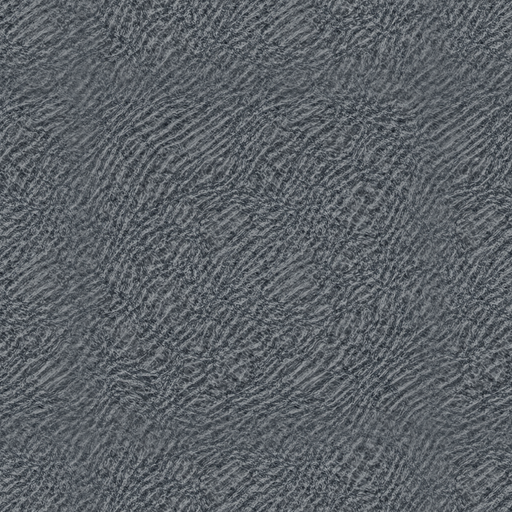
#> input picture models/water/water_ripple_albedo.png, 512 x 512 px; its folder holds 4 pictures in this run
$ python water_normals.py
#> lines starting #> are read from the running program, lines starting #| are printed output that depends on the picture
#> in main, src is the input picture: PIL image 512x512 RGB; mean R, G, B 91.8, 97.1, 102.5
"""Wellen-Normalkarten neu aus den nahtlosen Wassertexturen berechnen, mit umlaufendem Rand (kein Raster an den Kachelkanten).

Aufruf:  python tools/art/water_normals.py
Liest models/water/<id>_albedo.png und schreibt models/water/<id>_normal.png. Die alte Berechnung filterte ohne Umlauf,
dadurch lag an jeder Kachelkante eine falsche Zeile: im Spiel als Gitter aus Kreuzen auf dem Wasser sichtbar.
"""
import os
from PIL import Image, ImageChops, ImageFilter

ROOT = os.path.dirname(os.path.dirname(os.path.dirname(os.path.abspath(__file__))))
DST = os.path.join(ROOT, "models", "water")


def normal_wrapped(img: Image.Image, strength: float) -> Image.Image:
#> called with strength = 5
    g = img.convert("L")
    n = g.size[0]
#> n = 512
    big = Image.new("L", (n * 3, n * 3))
#> big: PIL image 1536x1536 L; every value is 0
    for i in range(3):
        for j in range(3):
            big.paste(g, (i * n, j * n))
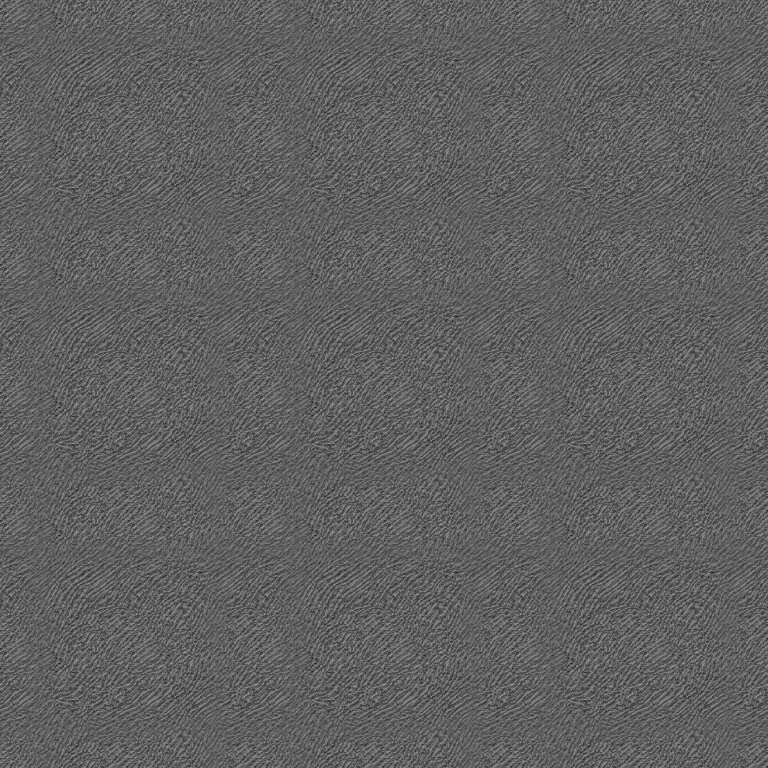
#> big: PIL image 1536x1536 L (shown at 1/2 size); min 21, max 169, mean 96.1
    h = big.filter(ImageFilter.GaussianBlur(1.6)).crop((n, n, 2 * n, 2 * n))
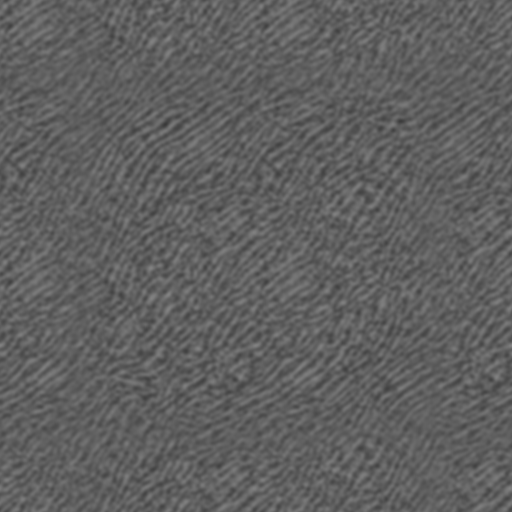
#> h: PIL image 512x512 L; min 57, max 130, mean 96.1
    dx = ImageChops.subtract(ImageChops.offset(h, -1, 0), ImageChops.offset(h, 1, 0), 1.0, 128)
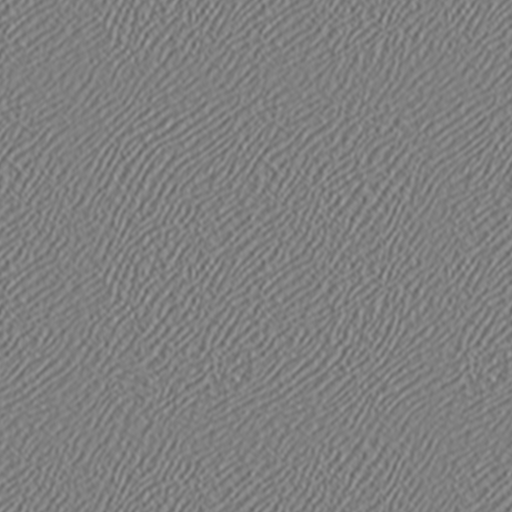
#> dx: PIL image 512x512 L; min 103, max 155, mean 128
    dy = ImageChops.subtract(ImageChops.offset(h, 0, -1), ImageChops.offset(h, 0, 1), 1.0, 128)
    dx = dx.point(lambda v: max(0, min(255, int(128 - (v - 128) * strength))))
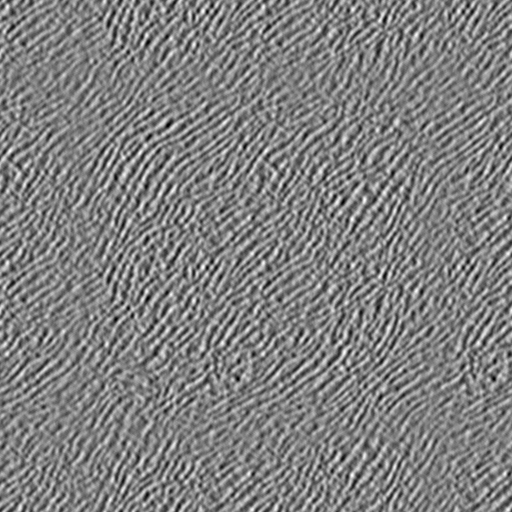
#> dx: PIL image 512x512 L; min 0, max 253, mean 128
    dy = dy.point(lambda v: max(0, min(255, int(128 + (v - 128) * strength))))
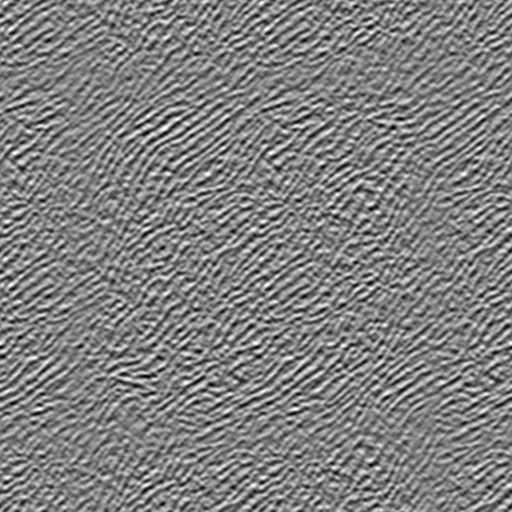
#> dy: PIL image 512x512 L; min 0, max 255, mean 128
    return Image.merge("RGB", (dx, dy, Image.new("L", h.size, 235)))
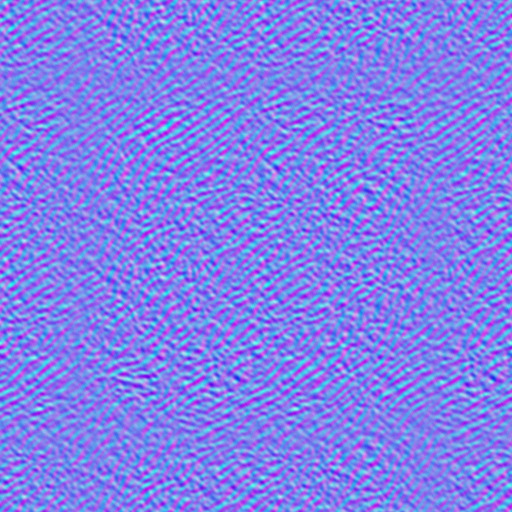
#> returned value: PIL image 512x512 RGB; mean R, G, B 128, 128, 235


def main():
    for name, strength in (("water_ripple", 5.0), ("water_swell", 4.0)):
        src = Image.open(os.path.join(DST, name + "_albedo.png"))
        normal_wrapped(src, strength).save(os.path.join(DST, name + "_normal.png"))
        print("ok", name)
#> pass 2 of the loop in main, `for name, strength in (("water_ripple", 5.0), ("water_swell", 4.0)):`:
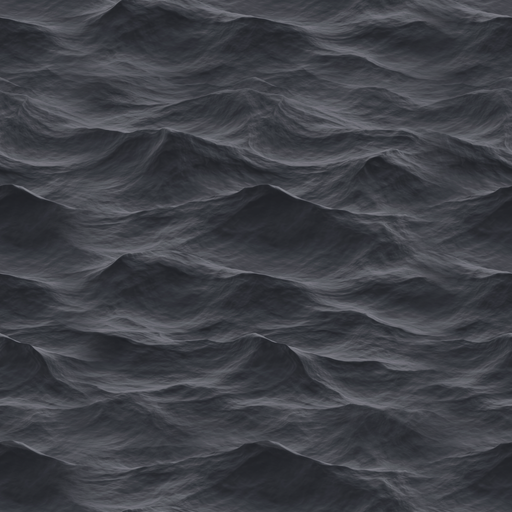
#> input picture models/water/water_swell_albedo.png, 512 x 512 px
#> in main, src is the input picture: PIL image 512x512 RGB; mean R, G, B 62.7, 64.6, 70.8
#> after the loop in normal_wrapped (call 2), `for i in range(3):`:
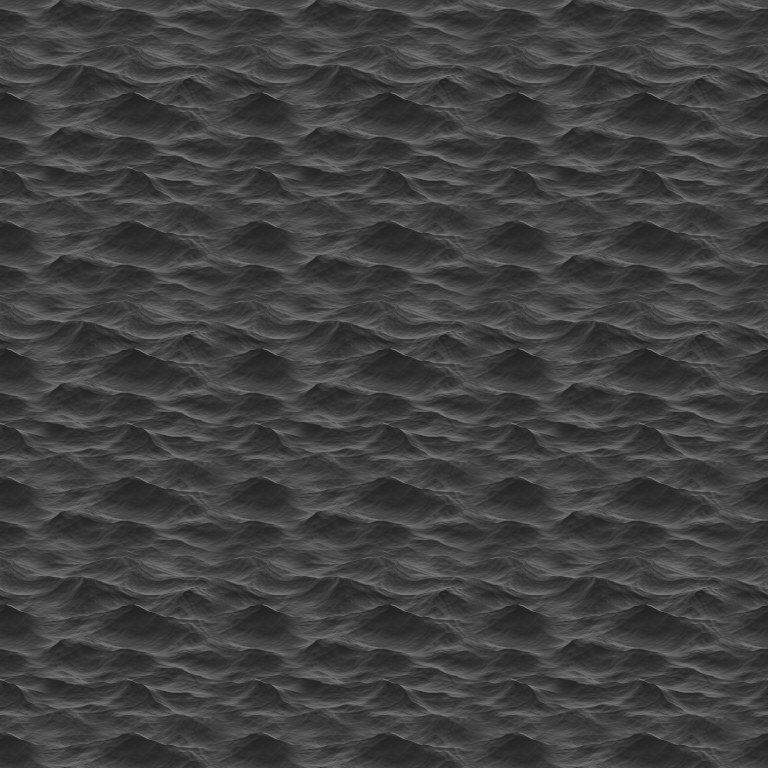
#> big: PIL image 1536x1536 L (shown at 1/2 size); min 32, max 137, mean 64.7
#> in normal_wrapped (call 2), `return Image.merge("RGB", (dx, dy, Image.new("L", h.size, 235)))`:
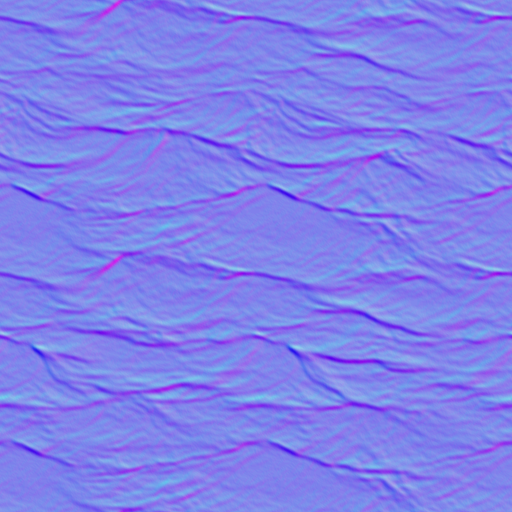
#> returned value: PIL image 512x512 RGB; mean R, G, B 128, 128, 235


if __name__ == "__main__":
    main()
